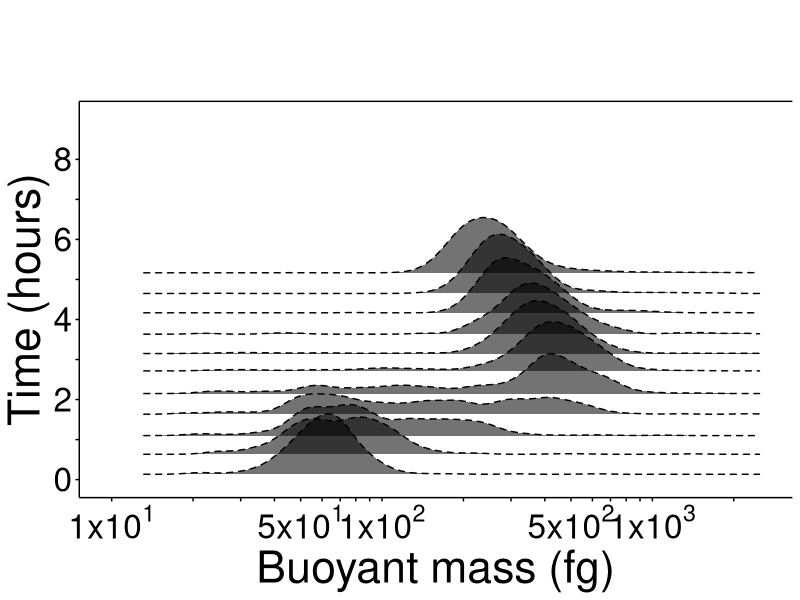
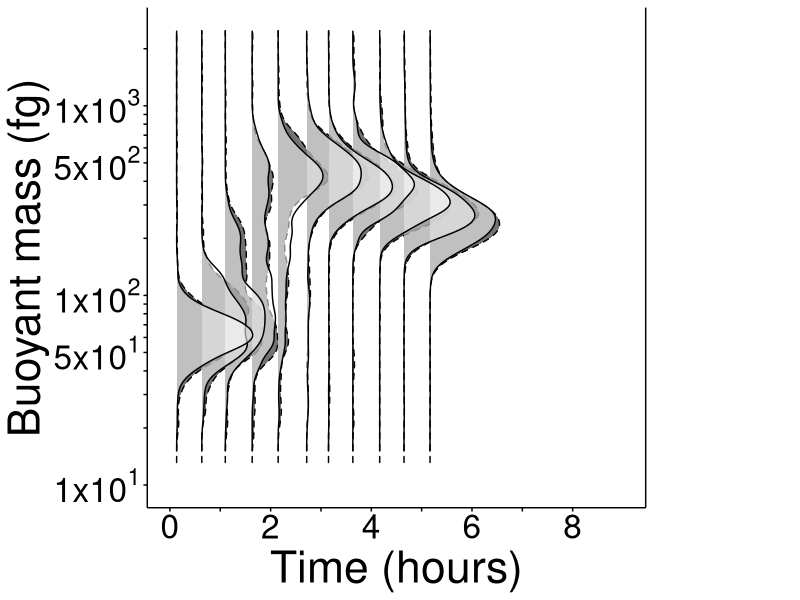
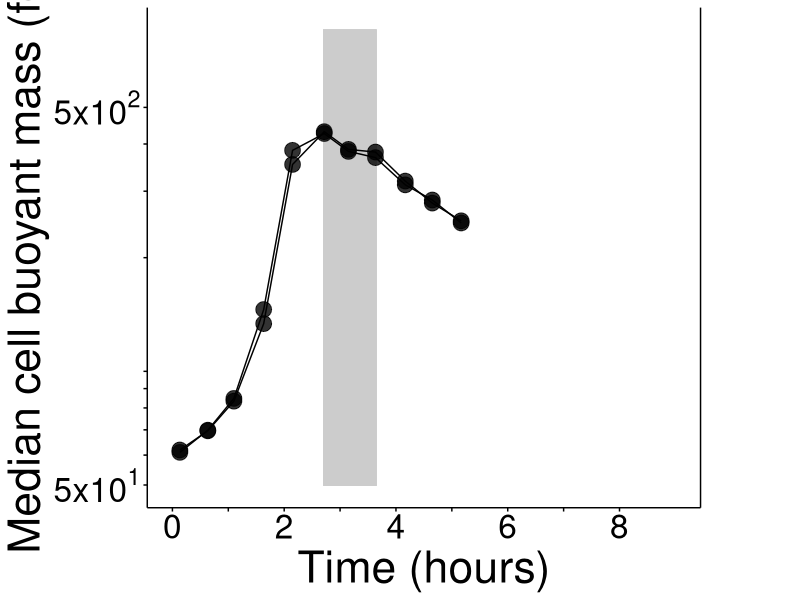
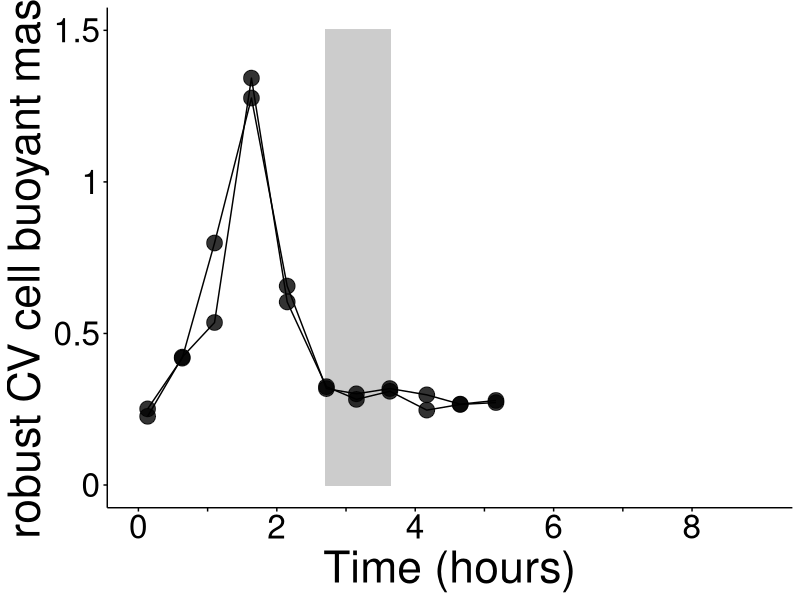

Recreate these plots in R, in order.
require("tidyverse")
require("ggridges")
#load data
#set the path in the line below to wherever you store the data locally
#
data_fig2a <- read.csv("Fig2a2d_SF3a_Ecoli_1E4_Data_withMetadata.csv")
head(data_fig2a)
tail(data_fig2a)
#
#
#split dataset by replicate
data_fig2a_rep1 <- subset(data_fig2a, data_fig2a$rep == "rep1")
data_fig2a_rep2 <- subset(data_fig2a, data_fig2a$rep == "rep2")
#
#
#calculate mean and median buoyant mass by well for each replicate
#rep1
rep1_groupmean <- tapply(data_fig2a_rep1$Mass, data_fig2a_rep1$SampleTime, mean)
rep1_groupmedian <- tapply(data_fig2a_rep1$Mass, data_fig2a_rep1$SampleTime, median)
rep1_groupq1 <- tapply(data_fig2a_rep1$Mass, data_fig2a_rep1$SampleTime, quantile , 0.25, na.rm = T)
rep1_groupq3 <- tapply(data_fig2a_rep1$Mass, data_fig2a_rep1$SampleTime, quantile , 0.75, na.rm = T)
rep1_groupIQR <- tapply(data_fig2a_rep1$Mass, data_fig2a_rep1$SampleTime, IQR)
rep1_group_Time_min <- sort(unique(data_fig2a_rep1$SampleTime))
#make a new dataframe of statistics
rep1_stats <- data.frame("Time_min" = rep1_group_Time_min, "meanmass" = rep1_groupmean, "medianmass" = rep1_groupmedian, "Q1" = rep1_groupq1, "Q3" = rep1_groupq3, "IQR" = rep1_groupIQR)
rep1_stats$rCV <- 0.741*rep1_stats$IQR / rep1_stats$medianmass
rep1_stats$Time_hrs <- rep1_stats$Time_min /60
rep1_stats$rep <- rep(1, 11)
#
rep1_stats
#
#rep2
rep2_groupmean <- tapply(data_fig2a_rep2$Mass, data_fig2a_rep2$SampleTime, mean)
rep2_groupmedian <- tapply(data_fig2a_rep2$Mass, data_fig2a_rep2$SampleTime, median)
rep2_groupq1 <- tapply(data_fig2a_rep2$Mass, data_fig2a_rep2$SampleTime, quantile , 0.25, na.rm = T)
rep2_groupq3 <- tapply(data_fig2a_rep2$Mass, data_fig2a_rep2$SampleTime, quantile , 0.75, na.rm = T)
rep2_groupIQR <- tapply(data_fig2a_rep2$Mass, data_fig2a_rep2$SampleTime, IQR)
rep2_group_Time_min <- sort(unique(data_fig2a_rep2$SampleTime))
#make a new dataframe of statistics
rep2_stats <- data.frame("Time_min" = rep2_group_Time_min, "meanmass" = rep2_groupmean, "medianmass" = rep2_groupmedian, "Q1" = rep2_groupq1, "Q3" = rep2_groupq3, "IQR" = rep2_groupIQR)
rep2_stats$rCV <- 0.741*rep2_stats$IQR / rep2_stats$medianmass
rep2_stats$Time_hrs <- rep2_stats$Time_min /60
rep2_stats$rep <- rep(2, 11)
#
rep2_stats
#
#combine summary stats
bothreps_stats <- rbind(rep1_stats, rep2_stats)
bothreps_stats
#
#
#PLOTS
#
#Figure 2a step 1
#first make plot with replicate 1
temp_2A_rep1 <- ggplot(data_fig2a_rep1, aes(x = Mass, y = SampleTime_hrs, group = SampleTime_hrs, alpha = 0.3)) + ggridges::geom_density_ridges(scale = 3, show.legend = FALSE, fill = "black", linetype = "dashed") +  scale_x_continuous(name = "Buoyant mass (fg)", limits = c(10, 2500), breaks = c(10, 20, 30, 40, 50, 60, 70, 80, 90, 100, 200, 300, 400, 500, 600, 700, 800, 900, 1000, 2000), labels = c(expression("1x10"^1), "", "", "", expression("5x10"^1), "", "", "", "", expression("1x10"^2), "", "", "", expression("5x10"^2), "", "", "", "", expression("1x10"^3), ""), trans = "log10", sec.axis = sec_axis(trans = ~.*1, breaks = c(50, 500), labels = c(0.001, 0.01), name = expression("OD"[600]))) + scale_y_continuous(name = "Time (hours)", limits = c(0,9), breaks = seq(0, 8, 1), labels = c(0,"", 2,"", 4,"", 6, "", 8)) + theme(legend.position = "none", strip.background = element_blank(), strip.text = element_blank(), panel.background = element_blank(), axis.line.x = element_line(colour = "black"), axis.text.x.top = element_text(colour = "white"), axis.line.y = element_line(colour = "black"), axis.ticks = element_line(colour = "black"), axis.ticks.x.top = element_blank(), axis.ticks.y.right = element_blank(),  panel.grid.minor = element_blank(), panel.grid.major = element_blank(), axis.text.y = element_text(colour = "black", size = 24), axis.text.y.right = element_text(colour = "white"), axis.text.x = element_text(colour = "black", size = 24), axis.title.y = element_text(size = 32, angle = 90), axis.title.x = element_text(size = 32), axis.title.x.top = element_text(colour = "white"), axis.title.y.right = element_text(colour = "white"))
temp_2A_rep1
#
#Figure 2a step 2
#make overlay of rep2 on top of previously made plot of rep 1
temp_2A_bothreps <- temp_2A_rep1 + ggridges::geom_density_ridges(data = data_fig2a_rep2, aes(x = Mass, y = SampleTime_hrs, group = SampleTime_hrs, alpha = 0.3), scale = 3, show.legend = FALSE, fill = "gray100")
#
#Figure 2a Final step
#invert axes of previously made overlay plot
Figure2A <- temp_2A_bothreps +coord_flip()
Figure2A
#
#
#Figure 2d
Figure2D <- ggplot(data = bothreps_stats, aes(y= medianmass, x = Time_hrs)) +geom_rect(aes(xmin = 163/60, xmax = 218/60, ymin = 50, ymax = 800), colour = "gray80", fill = "gray80") +geom_point(shape = 21, fill = "black", size = 5, alpha = 0.8) +geom_line(aes(group = as.factor(rep)), linetype = "solid")  +scale_x_continuous(limits = c(0, 9), breaks = seq(0, 8, 1), labels = c(0, "", 2, "", 4, "", 6, "", 8)) +scale_y_continuous(limits = c(50, 800), breaks = c(50, 60, 70, 80, 90, 100, 200, 300, 400, 500), labels = c(expression("5x10"^1), "", "", "", "", "", "", "", "", expression("5x10"^2)), trans = "log", sec.axis = sec_axis(trans = ~.*1, breaks = c(50, 500), labels = c(0.001, 0.01), expression("OD"[600]))) + xlab('Time (hours)') + ylab('Median cell buoyant mass (fg)') + theme(legend.position = "none", strip.background = element_blank(), strip.text = element_blank(), panel.background = element_blank(), axis.line.x = element_line(colour = "black"), axis.line.y = element_line(colour = "black"), axis.ticks.x = element_line(colour = "black"), axis.ticks.y = element_line(colour = "black"), axis.ticks.y.right = element_blank(), panel.grid.minor = element_blank(), panel.grid.major = element_blank(), axis.text.y = element_text(colour = "black", size = 24), axis.text.y.right = element_text(colour = "white"), axis.text.x = element_text(colour = "black", size = 24), axis.title.y = element_text(size = 32, angle = 90), axis.title.y.right = element_text(colour = "white"), axis.title.x = element_text(size = 32))
Figure2D
#
#
#Supplemental Figure 3A
#plot of CV and rCV vs time of each replicate
SuppFigure3A <- ggplot(data = bothreps_stats, aes(y= rCV, x = Time_hrs)) +geom_rect(aes(xmin = 163/60, xmax = 218/60, ymin = 0, ymax = 1.5), colour = "gray80", fill = "gray80") +geom_point(shape = 21, fill = "black", size = 5, alpha = 0.8) +geom_line(aes(group = as.factor(rep)), linetype = "solid")  +scale_x_continuous(limits = c(0, 9), breaks = seq(0, 8, 1), labels = c(0, "", 2, "", 4, "", 6, "", 8)) +scale_y_continuous(limits = c(0, 1.5), breaks = c(0, 0.5, 1, 1.5), labels = c(0, 0.5, 1, 1.5)) + xlab('Time (hours)') + ylab('robust CV cell buoyant mass') + theme(legend.position = "none", strip.background = element_blank(), strip.text = element_blank(), panel.background = element_blank(), axis.line.x = element_line(colour = "black"), axis.line.y = element_line(colour = "black"), axis.ticks.x = element_line(colour = "black"), axis.ticks.y = element_line(colour = "black"), panel.grid.minor = element_blank(), panel.grid.major = element_blank(), axis.text.y = element_text(colour = "black", size = 24), axis.text.x = element_text(colour = "black", size = 24), axis.title.y = element_text(size = 32, angle = 90), axis.title.x = element_text(size = 32))
SuppFigure3A